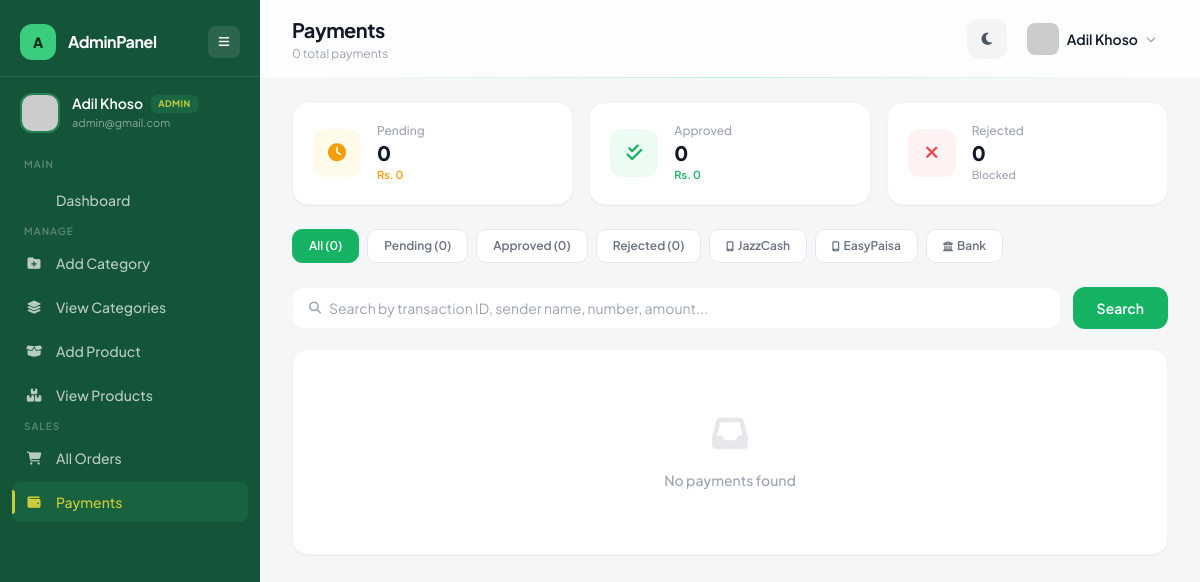
The page /backend/Payment_view_page.php (signed in) on the database its author committed.
### tables this page shows
CREATE TABLE `users` (
  `id` int(11) NOT NULL,
  `name` varchar(100) DEFAULT NULL,
  `email` varchar(100) DEFAULT NULL,
  `password` varchar(255) DEFAULT NULL,
  `image` varchar(255) DEFAULT NULL,
  `phone` varchar(20) DEFAULT NULL,
  `address` text DEFAULT NULL,
  `role` enum('user','admin') DEFAULT 'user',
  `created_at` timestamp NOT NULL DEFAULT current_timestamp()
);

### backend/Payment_view_page.php (the view, shortened to what the rows shown need)
<?php
include("config/db.php");
 $uid = $_SESSION['user_id'];
 $user_res = mysqli_query($conn, "SELECT name, email, image, role FROM users WHERE id = $uid");
 $user = mysqli_fetch_assoc($user_res);
 $user_name = $user['name'] ?? 'Unknown';
 $user_email = $user['email'] ?? '';
 $user_image = !empty($user['image']) ? 'uploads/' . $user['image'] : 'https://ui-avatars.com/api/?name=' . urlencode($user_name) . '&background=16b364&color=fff&bold=true';
 $user_role = ucfirst($user['role'] ?? 'user');
 $where = "1=1";
 $total_res = mysqli_query($conn, "SELECT COUNT(*) as c FROM payments p WHERE $where");
 $total_payments = mysqli_fetch_assoc($total_res)['c'];
?>
<!DOCTYPE html>
<html lang="en">
<head>
<script src="https://cdn.tailwindcss.com"></script>
<link rel="stylesheet" href="https://cdnjs.cloudflare.com/ajax/libs/font-awesome/6.5.0/css/all.min.css">
</head>
<body class="bg-[#f4f6f8] dark:bg-[#0a0f0d] transition-colors duration-500 min-h-screen">
<aside id="sidebar" class="sidebar-glass fixed left-0 top-0 h-full w-[260px] text-white z-50 transition-all duration-300 flex flex-col">
  <div class="px-5 py-4 flex items-center gap-3 border-t border-white/10">
    <div class="sidebar-text transition-all duration-300"><div class="flex items-center gap-2"><p class="text-sm font-semibold leading-tight"><?= htmlspecialchars($user_name) ?></p><span class="role-badge <?= $user_role === 'Admin' ? 'role-admin' : 'role-user' ?>"><?= $user_role ?></span></div><p class="text-[11px] text-white/50 mt-0.5"><?= htmlspecialchars($user_email) ?></p></div>
  </div>
</aside>
<main id="main" class="ml-[260px] min-h-screen transition-all duration-300">
  <header class="topbar-border sticky top-0 z-40 bg-white/80 dark:bg-[#0d1410]/80 backdrop-blur-xl px-8 py-4 flex justify-between items-center">
    <div><h1 class="text-xl font-bold text-gray-900 dark:text-white tracking-tight">Payments</h1><p class="text-xs text-gray-400 mt-0.5"><?= $total_payments ?> total payments</p></div>
    <div class="flex items-center gap-3">
      <div class="relative">
        <button onclick="toggleMenu()" class="flex items-center gap-2 pl-2 pr-3 py-1.5 rounded-xl hover:bg-gray-100 dark:hover:bg-white/5 transition">
          <img src="<?= $user_image ?>" class="w-8 h-8 rounded-lg object-cover" onerror="this.src='https://ui-avatars.com/api/?name=<?= urlencode($user_name) ?>&background=16b364&color=fff&bold=true'">
          <span class="hidden sm:block text-sm font-semibold text-gray-900 dark:text-white"><?= htmlspecialchars($user_name) ?></span>
          <i class="fa-solid fa-chevron-down text-[10px] text-gray-400"></i>
        </button>
      </div>
    </div>
  </header>
</main>
</body>
</html>

### rows shown on the page
users: name "Adil Khoso", role "ADMIN", email "admin@gmail.com"

### other values the page prints
$total_payments "0"
$counts['pending'] "0"
$sum_pending "0"
$counts['approved'] "0"
$sum_approved "0"
$counts['rejected'] "0"
$counts['all'] "0"
